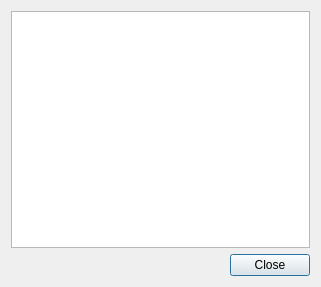
<?xml version="1.0" encoding="UTF-8"?>
<ui version="4.0">
 <class>ChangelogDialog</class>
 <widget class="QDialog" name="ChangelogDialog">
  <property name="geometry">
   <rect>
    <x>0</x>
    <y>0</y>
    <width>321</width>
    <height>287</height>
   </rect>
  </property>
  <property name="windowTitle">
   <string>Changelog - ScreenCloud</string>
  </property>
  <layout class="QVBoxLayout" name="verticalLayout">
   <item>
    <widget class="QTextBrowser" name="text_changes"/>
   </item>
   <item>
    <widget class="QDialogButtonBox" name="buttonBox">
     <property name="orientation">
      <enum>Qt::Horizontal</enum>
     </property>
     <property name="standardButtons">
      <set>QDialogButtonBox::Close</set>
     </property>
     <property name="centerButtons">
      <bool>false</bool>
     </property>
    </widget>
   </item>
  </layout>
 </widget>
 <resources/>
 <connections>
  <connection>
   <sender>buttonBox</sender>
   <signal>accepted()</signal>
   <receiver>ChangelogDialog</receiver>
   <slot>accept()</slot>
   <hints>
    <hint type="sourcelabel">
     <x>248</x>
     <y>254</y>
    </hint>
    <hint type="destinationlabel">
     <x>157</x>
     <y>274</y>
    </hint>
   </hints>
  </connection>
  <connection>
   <sender>buttonBox</sender>
   <signal>rejected()</signal>
   <receiver>ChangelogDialog</receiver>
   <slot>reject()</slot>
   <hints>
    <hint type="sourcelabel">
     <x>316</x>
     <y>260</y>
    </hint>
    <hint type="destinationlabel">
     <x>286</x>
     <y>274</y>
    </hint>
   </hints>
  </connection>
 </connections>
</ui>
